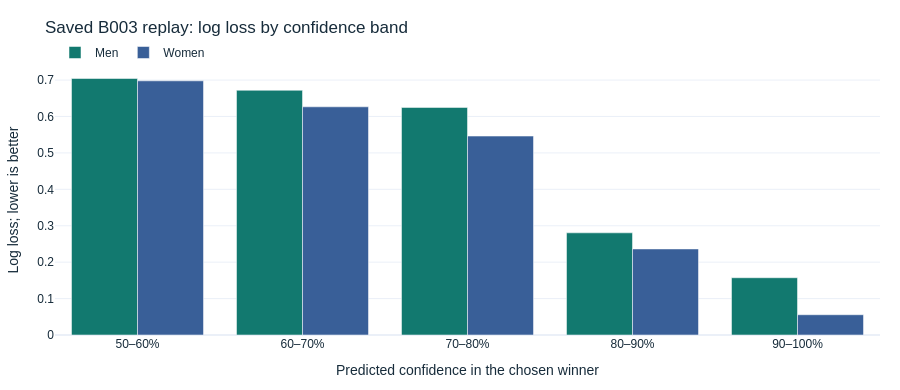

The notebook cell saved with this chart:
### Markdown cell above
## Original frozen model — current-season replay, not original issue performance

### Code cell
summaries={(x['league'],x['target']):x for x in DATA['replay']['summaries']}
rows=[]
for l in ['ncaam','ncaaw']:
    w,m,t=[summaries[(l,k)] for k in ['win','margin','total']]
    rows.append([league(l),w['games'],w['winner_counts']['correct_direction_count'],fmt(100*w['metrics']['accuracy'],2)+'%',fmt(w['metrics']['log_loss'],6),fmt(w['metrics']['brier'],6),fmt(m['metrics']['mae'],3),fmt(m['metrics']['rmse'],3),fmt(t['metrics']['mae'],3),fmt(t['metrics']['rmse'],3)])
add('<section id="replay"><h2>The approximately .40 model was recovered</h2><p>The exact B003 frozen inference object contains 5,859 target rows for 1,953 games. Of these, 814 have observed outcomes and 1,139 are future, unissued previews. The model weights are unchanged. '+cite('S3','S4')+'</p>'+table(['League','Games','Correct','Accuracy','Log loss','Brier','Margin MAE','Margin RMSE','Total MAE','Total RMSE'],rows)+'<div class="note warn">These are exposed 2026–27 reconstructions using saved observations. Independent official final/phase verification and original publication vintages remain incomplete. They are not evidence that 814 predictions were issued before tipoff.</div><h3>One fixed model can show both .40 and .66</h3><p>For the men’s 175 games with model pick confidence below 80%, B003 has 0.661434 log loss and 62.29% accuracy. The corresponding women’s 159 games have 0.623177 and 66.04%. This demonstrates sensitivity to the game population; it does not establish why another run reported a different loss. '+cite('S4')+'</p></section>')
fig=go.Figure()
for l,color in [('ncaam','#12796f'),('ncaaw','#395f98')]:
    band=[x for x in DATA['replay']['winner_confidence_bands'] if x['league']==l]
    fig.add_bar(name=league(l),x=[str(round(x['confidence_from']*100))+'–'+str(round(x['confidence_to_inclusive_if_one']*100))+'%' for x in band],y=[x['metrics']['log_loss'] for x in band],marker_color=color,customdata=[[x['games'],100*x['metrics']['accuracy']] for x in band],hovertemplate='%{x}<br>Log loss %{y:.4f}<br>Games %{customdata[0]}<br>Accuracy %{customdata[1]:.2f}%<extra>%{fullData.name}</extra>')
fig.update_layout(title='Saved B003 replay: log loss by confidence band',height=390,barmode='group',xaxis_title='Predicted confidence in the chosen winner',yaxis_title='Log loss; lower is better',legend=dict(orientation='h',y=1.1))
figure(fig,'confidence-loss','Descriptive bands of the same fixed model. No confidence-band policy was trained or selected. '+cite('S4'))

### Figure 1 — Plotly figure (JSON) as saved in the notebook; plotly's stock layout.template omitted (floating-point values rounded to 4 significant figures)
{"data": [{"customdata": [[48, 52.08], [55, 61.82], [72, 69.44], [84, 92.86], [156, 96.15]], "hovertemplate": "%{x}<br>Log loss %{y:.4f}<br>Games %{customdata[0]}<br>Accuracy %{customdata[1]:.2f}%<extra>%{fullData.name}</extra>", "marker": {"color": "#12796f"}, "name": "Men", "type": "bar", "x": ["50–60%", "60–70%", "70–80%", "80–90%", "90–100%"], "y": [0.7043, 0.6719, 0.6248, 0.2805, 0.1572]}, {"customdata": [[51, 50.98], [56, 69.64], [52, 76.92], [80, 95.0], [160, 99.38]], "hovertemplate": "%{x}<br>Log loss %{y:.4f}<br>Games %{customdata[0]}<br>Accuracy %{customdata[1]:.2f}%<extra>%{fullData.name}</extra>", "marker": {"color": "#395f98"}, "name": "Women", "type": "bar", "x": ["50–60%", "60–70%", "70–80%", "80–90%", "90–100%"], "y": [0.6979, 0.6266, 0.5462, 0.2363, 0.05563]}], "layout": {"barmode": "group", "font": {"color": "#172c3b", "family": "Arial"}, "height": 390, "legend": {"orientation": "h", "y": 1.1}, "margin": {"b": 55, "l": 55, "r": 20, "t": 65}, "paper_bgcolor": "white", "plot_bgcolor": "white", "title": {"text": "Saved B003 replay: log loss by confidence band"}, "xaxis": {"title": {"text": "Predicted confidence in the chosen winner"}}, "yaxis": {"title": {"text": "Log loss; lower is better"}}}}
